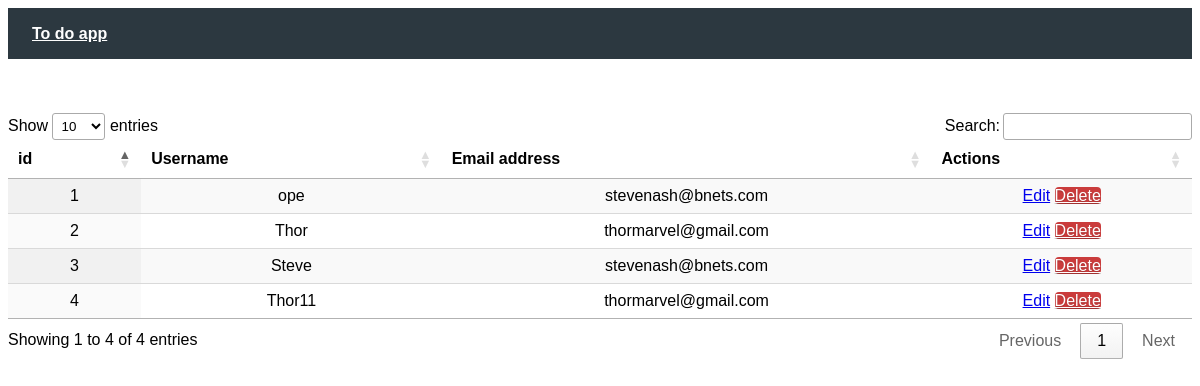
The app's page /allusers, older data.
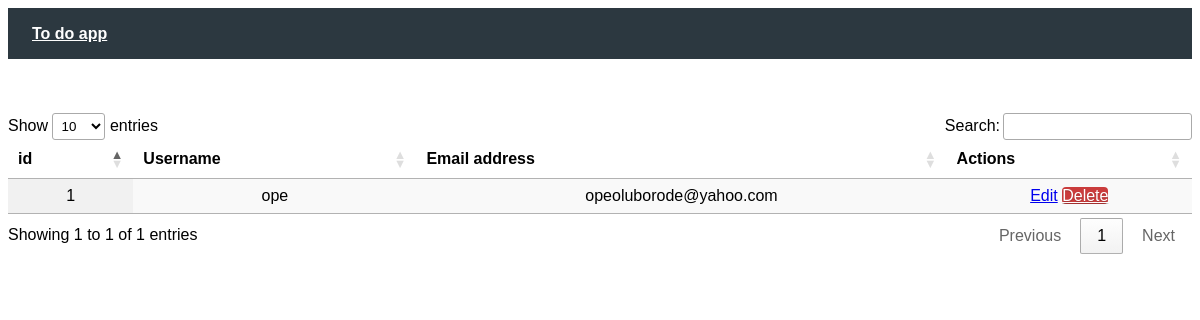
The same page, newer data.
### tables this page shows
CREATE TABLE users(
        id INTEGER PRIMARY KEY AUTOINCREMENT,
        username VARCHAR(24),
        password VARCHAR(32),
        email VARCHAR(55),
        reg_date VARCHAR(32)
    );

### app.py (the view)
@app.route("/allusers", methods = ['GET'])
def get_all_users():
    all_users = model.admin.get_all_users()
    return render_template('admin/allusers.html', all_users = all_users )

### app.py (called while the page is built)
@app.before_request
def before_request():
    g.username = None
    if 'username' in session:
        g.username = session['username']

### model.py (called while the page is built)
    def get_all_users(self):
        connection = sqlite3.connect('todo_app.db', check_same_thread=False)
        connection.row_factory = sqlite3.Row
        cursor = connection.cursor()
        cursor.execute(""" SELECT * FROM users ORDER BY id DESC; """)
        db_users = cursor.fetchall()
        connection.commit()
        cursor.close()
        connection.close()
        return db_users

### templates/admin/allusers.html (shortened to what this page needs)
{% extends "layout/base.html" %}
{% block content %}
<div class="container">
    <br>
    <br>
    <br>
    <table id="table_id" class="display" style="width: 100%; margin-left: auto; margin-right: auto;">
        <thead>
            <tr>
                <th>id</th>
                <th>Username</th>
                <th>Email address</th>
                <th>Actions</th>
            </tr>
        </thead>
        <tbody>
            {% for user in all_users %}
            <tr>
                <td>{{ user["id"] }}</td>
                <td>{{ user["username"] }}</td>
                <td>{{ user["email"] }}</td>
                <td>
                    <a href="/editusers/{{ user["id"] }}" class="pure-button pure-button-primary">Edit</a>
                    <a href="/deleteuser/{{ user[ "username" ] }}" class="button-error pure-button">Delete</a>
                </td>
            </tr>
            {% endfor %}
        </tbody>
    </table>
</div>
{% endblock %}

### templates/layout/base.html (shortened to what this page needs)
<!DOCTYPE html>
<html lang="en">
<head>
    <link rel="stylesheet" href="../static/css/style.css">
    <link rel="stylesheet" href="https://unpkg.com/purecss@2.0.6/build/pure-min.css">
    <link rel="stylesheet" href="https://unpkg.com/purecss@2.0.6/build/grids-responsive-min.css">
    <link rel="stylesheet" href="https://cdn.datatables.net/1.10.25/css/jquery.dataTables.min.css">
</head>
<body>
    <nav class="top-bar topbar-responsive">
        <div class="top-bar-title">
          <a class="topbar-responsive-logo" href="/"><strong>To do app</strong></a>
        </div>
    </nav>
    <div id="content">
        {% block content %}
        {% endblock %}
    </div>
</body>
</html>

### static/css/style.css (style rules this page uses)
body { font-family: Arial, Helvetica, sans-serif; text-align: center; }
.button-success, .button-error, .button-warning, .button-secondary { color: white; border-radius: 4px; text-shadow: 0 1px 1px rgba(0, 0, 0, 0.2); }
.button-error { background: rgb(202, 60, 60); }
.topbar-responsive { background: #2c3840; padding: 1rem 1.5rem; text-align: left; }
.topbar-responsive .topbar-responsive-logo { color: #fefefe; vertical-align: middle; }

Row changes from the older to the newer data that the page shows:
removed users: id "4", username "Thor11", email "thormarvel@gmail.com"
removed users: id "3", username "Steve", email "stevenash@bnets.com"
removed users: id "2", username "Thor", email "thormarvel@gmail.com"
changed users "ope": email "stevenash@bnets.com" → "opeoluborode@yahoo.com"
Text that changed along with them:
text written by a page script: "Show entries Search: Showing 1 to 4 of 4 entries Previous 1 Next" → "Show entries Search: Showing 1 to 1 of 1 entries Previous 1 Next"
